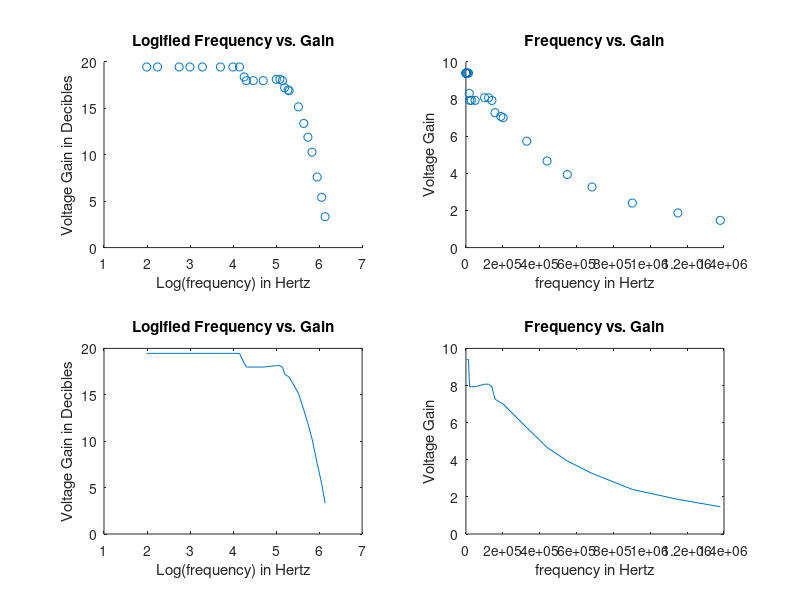

Recreate this plot in MATLAB. (Note: this script raises an error after producing the figure.)
freq=[98.42, 176, 559, 991, 1934, 5085, 9900, 14140, 18150, 20490, 29500, 50350, 101400, 123000, 141000, 158000, 189000, 202000, 330000, 440000, 550000, 684000, 903000, 1150000, 1380000];
%frequencies used in hertz

inputVoltagePeak=[1, 1, 1, 1, 1, 1, 1, 1, 1.16, 1.2, 1.2, 1.2, 1.12, 1.12, 1.12, 1.2, 1.2, 1.2, 1.2, 1.2, 1.2, 1.2, 1.2, 1.2, 1.2];
%Measured input peak voltages in volts

outputVoltagePeak=[9.4, 9.4, 9.4, 9.4, 9.4, 9.4, 9.4, 9.4, 9.64, 9.52, 9.52, 9.52, 9.04, 9.04, 8.88, 8.72, 8.48, 8.4, 6.88, 5.6, 4.72, 3.92, 2.88, 2.24, 1.76];
%Measured output peak voltages in volts

freqLog = log10(freq);
%make the frequency a log so that it smooths out better

Av=zeros(1,25);

for i=1:25
  Av(i)= outputVoltagePeak(i)/inputVoltagePeak(i);
endfor;
AvDB=20*log10(Av);
%calculate the gain in decibles
subplot(2, 2, 1);
scatter(freqLog, AvDB);
xlabel("Log(frequency) in Hertz");
ylabel("Voltage Gain in Decibles");
title("Logified Frequency vs. Gain");

subplot(2, 2, 3);
plot(freqLog, AvDB);
xlabel("Log(frequency) in Hertz");
ylabel("Voltage Gain in Decibles");
title("Logified Frequency vs. Gain");

subplot(2, 2, 2);
scatter(freq, Av);
xlabel("frequency in Hertz");
ylabel("Voltage Gain");
title("Frequency vs. Gain");

subplot(2, 2, 4);
plot(freq, Av);
xlabel("frequency in Hertz");
ylabel("Voltage Gain");
title("Frequency vs. Gain");
%plot the data in a scatter plot

filename = "bigGraph.png";
width = floor(1000);
height = floor((1080./1920.)*width);

size = strcat("-S", num2str(width), ",", num2str(height));
print(filename, "-dpng", size);
disp(strcat("Image Saved as ", " ", filename));
open(filename);